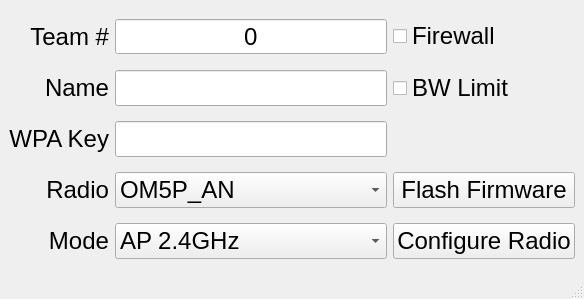
<?xml version="1.0" encoding="UTF-8"?>
<ui version="4.0">
 <class>MainWindow</class>
 <widget class="QMainWindow" name="MainWindow">
  <property name="geometry">
   <rect>
    <x>0</x>
    <y>0</y>
    <width>584</width>
    <height>299</height>
   </rect>
  </property>
  <property name="windowTitle">
   <string>FRC Radio Configuration Utility</string>
  </property>
  <widget class="QWidget" name="centralwidget">
   <layout class="QGridLayout" name="gridLayout">
    <item row="0" column="0">
     <widget class="QLabel" name="label">
      <property name="font">
       <font>
        <pointsize>18</pointsize>
       </font>
      </property>
      <property name="text">
       <string>Team #</string>
      </property>
      <property name="alignment">
       <set>Qt::AlignRight|Qt::AlignTrailing|Qt::AlignVCenter</set>
      </property>
     </widget>
    </item>
    <item row="0" column="1">
     <widget class="QSpinBox" name="team_num">
      <property name="font">
       <font>
        <pointsize>18</pointsize>
       </font>
      </property>
      <property name="alignment">
       <set>Qt::AlignCenter</set>
      </property>
      <property name="buttonSymbols">
       <enum>QAbstractSpinBox::NoButtons</enum>
      </property>
      <property name="minimum">
       <number>0</number>
      </property>
      <property name="maximum">
       <number>9999</number>
      </property>
      <property name="value">
       <number>0</number>
      </property>
     </widget>
    </item>
    <item row="0" column="2">
     <widget class="QCheckBox" name="en_firewall">
      <property name="font">
       <font>
        <pointsize>18</pointsize>
       </font>
      </property>
      <property name="text">
       <string>Firewall</string>
      </property>
      <property name="iconSize">
       <size>
        <width>16</width>
        <height>16</height>
       </size>
      </property>
      <property name="checked">
       <bool>false</bool>
      </property>
     </widget>
    </item>
    <item row="1" column="0">
     <widget class="QLabel" name="label_7">
      <property name="font">
       <font>
        <pointsize>18</pointsize>
       </font>
      </property>
      <property name="text">
       <string>Name</string>
      </property>
      <property name="alignment">
       <set>Qt::AlignRight|Qt::AlignTrailing|Qt::AlignVCenter</set>
      </property>
     </widget>
    </item>
    <item row="1" column="1">
     <widget class="QLineEdit" name="team_name">
      <property name="font">
       <font>
        <pointsize>18</pointsize>
       </font>
      </property>
      <property name="alignment">
       <set>Qt::AlignCenter</set>
      </property>
     </widget>
    </item>
    <item row="1" column="2">
     <widget class="QCheckBox" name="en_limit">
      <property name="font">
       <font>
        <pointsize>18</pointsize>
       </font>
      </property>
      <property name="text">
       <string>BW Limit</string>
      </property>
      <property name="iconSize">
       <size>
        <width>16</width>
        <height>16</height>
       </size>
      </property>
     </widget>
    </item>
    <item row="2" column="0">
     <widget class="QLabel" name="label_2">
      <property name="font">
       <font>
        <pointsize>18</pointsize>
       </font>
      </property>
      <property name="text">
       <string>WPA Key</string>
      </property>
      <property name="alignment">
       <set>Qt::AlignRight|Qt::AlignTrailing|Qt::AlignVCenter</set>
      </property>
     </widget>
    </item>
    <item row="2" column="1">
     <widget class="QLineEdit" name="wpa_key">
      <property name="font">
       <font>
        <pointsize>18</pointsize>
       </font>
      </property>
      <property name="maxLength">
       <number>31</number>
      </property>
      <property name="alignment">
       <set>Qt::AlignCenter</set>
      </property>
     </widget>
    </item>
    <item row="3" column="0">
     <widget class="QLabel" name="label_3">
      <property name="font">
       <font>
        <pointsize>18</pointsize>
       </font>
      </property>
      <property name="text">
       <string>Radio</string>
      </property>
      <property name="alignment">
       <set>Qt::AlignRight|Qt::AlignTrailing|Qt::AlignVCenter</set>
      </property>
     </widget>
    </item>
    <item row="3" column="1">
     <widget class="QComboBox" name="radio_type">
      <property name="font">
       <font>
        <pointsize>18</pointsize>
       </font>
      </property>
      <item>
       <property name="text">
        <string>OM5P_AN</string>
       </property>
      </item>
     </widget>
    </item>
    <item row="3" column="2">
     <widget class="QPushButton" name="flash_fw">
      <property name="font">
       <font>
        <pointsize>18</pointsize>
       </font>
      </property>
      <property name="text">
       <string>Flash Firmware</string>
      </property>
     </widget>
    </item>
    <item row="4" column="0">
     <widget class="QLabel" name="label_4">
      <property name="font">
       <font>
        <pointsize>18</pointsize>
       </font>
      </property>
      <property name="text">
       <string>Mode</string>
      </property>
      <property name="alignment">
       <set>Qt::AlignRight|Qt::AlignTrailing|Qt::AlignVCenter</set>
      </property>
     </widget>
    </item>
    <item row="4" column="1">
     <widget class="QComboBox" name="radio_mode">
      <property name="font">
       <font>
        <pointsize>18</pointsize>
       </font>
      </property>
      <property name="currentIndex">
       <number>0</number>
      </property>
      <item>
       <property name="text">
        <string>AP 2.4GHz</string>
       </property>
      </item>
      <item>
       <property name="text">
        <string>AP 5GHz</string>
       </property>
      </item>
      <item>
       <property name="text">
        <string>Bridge 2.4GHz</string>
       </property>
      </item>
      <item>
       <property name="text">
        <string>Bridge 5GHz</string>
       </property>
      </item>
     </widget>
    </item>
    <item row="4" column="2">
     <widget class="QPushButton" name="config_radio">
      <property name="font">
       <font>
        <pointsize>18</pointsize>
       </font>
      </property>
      <property name="text">
       <string>Configure Radio</string>
      </property>
     </widget>
    </item>
   </layout>
  </widget>
  <widget class="QMenuBar" name="menubar">
   <property name="geometry">
    <rect>
     <x>0</x>
     <y>0</y>
     <width>584</width>
     <height>20</height>
    </rect>
   </property>
  </widget>
  <widget class="QStatusBar" name="statusbar"/>
 </widget>
 <resources/>
 <connections/>
</ui>
